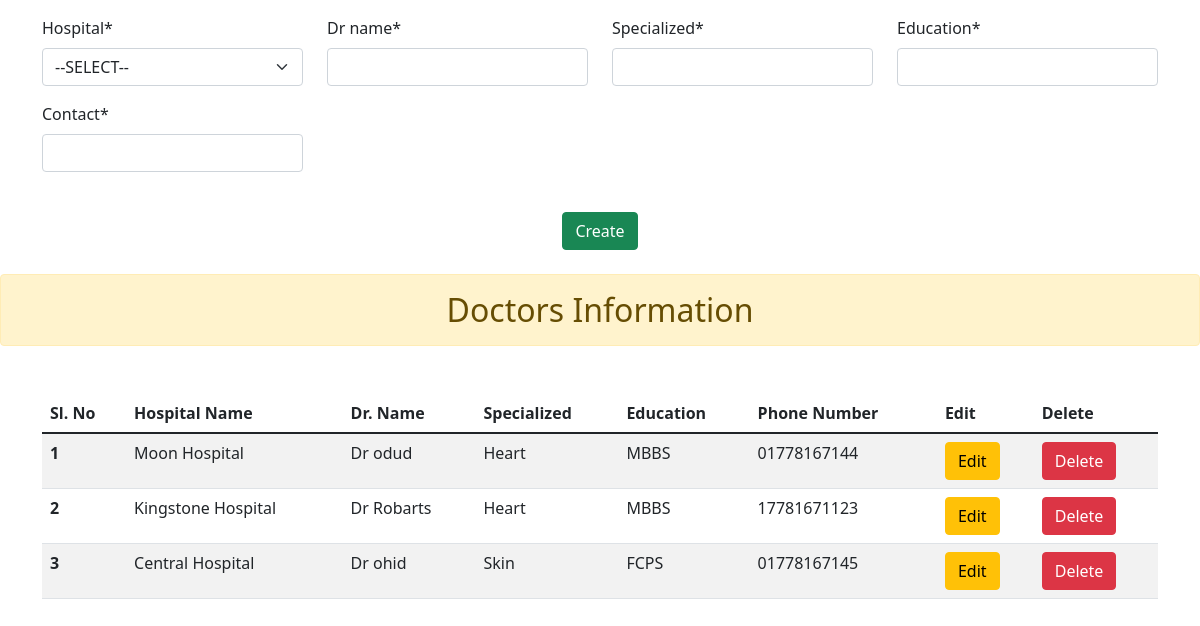
Page /dr_details on the committed database.
### dr_details_app/models.py (models this page shows, shortened)
class Doctors(models.Model):
    hospital = models.ForeignKey(Hospital, on_delete=models.CASCADE)
    dr_name = models.CharField(max_length=100)
    specialized = models.CharField(max_length=200)
    education = models.CharField(max_length=200)
    contact = models.CharField(max_length=200)

### hospital_app/models.py (models this page shows)
class Hospital(models.Model):
    name = models.CharField(max_length=100)
    address = models.CharField(max_length=200)
    contact = models.IntegerField()
    def __str__(self):
        return self.name

### dr_details_app/views.py (the view)
# urls.py: path('dr_details', views.dr_details, name='dr_details'),
def dr_details(request):
    doctor = Doctors.objects.all()
    form = DoctorCreateForm()
    if request.method == 'POST':
        form = DoctorCreateForm(request.POST)
        if form.is_valid():
            form.save()
            messages.success(request, "Doctor is added")
    context = {
        'form' : form,
        'doctor' : doctor
    }
    return render(request, 'dr_details.html', context)

### dr_details_app/forms.py
class DoctorCreateForm(forms.ModelForm):
    class Meta:
        model = Doctors
        fields = '__all__'
    def __init__(self, *args, **kwargs):
        super().__init__(*args, **kwargs)
        self.fields['hospital'].empty_label = "--SELECT--"
        self.fields['hospital'].queryset = Hospital.objects.all()

### template/dr_details.html (shortened to what this page needs)
{% load crispy_forms_tags %}
<html lang="en">
  <head>
    <link
      href="https://cdn.jsdelivr.net/npm/bootstrap@5.1.3/dist/css/bootstrap.min.css"
      rel="stylesheet"
    />
  </head>
  <body>
    <div class="container mt-3">
      <form method="POST">
        <div class="row">
          <div class="col-md-3">{{form.hospital|as_crispy_field}}</div>
          <div class="col-md-3">{{form.dr_name|as_crispy_field}}</div>
          <div class="col-md-3">{{form.specialized|as_crispy_field}}</div>
          <div class="col-md-3">{{form.education|as_crispy_field}}</div>
        </div>
        <div class="row">
          <div class="col-md-3">{{form.contact|as_crispy_field}}</div>
          <div class="text-center mt-4">
            <button type="submit" class="btn btn-success">Create</button>
          </div>
        </div>
      </form>
    </div>
    <h2 class="alert alert-warning text-center mt-4">Doctors Information</h2>
    <div class="container mt-5">
      <table class="table table-striped">
        <thead>
          <tr>
            <th scope="col">Sl. No</th>
            <th scope="col">Hospital Name</th>
            <th scope="col">Dr. Name</th>
            <th scope="col">Specialized</th>
            <th scope="col">Education</th>
            <th scope="col">Phone Number</th>
            <th scope="col">Edit</th>
            <th scope="col">Delete</th>
          </tr>
        </thead>
        <tbody>
          {% if doctor %} {% for item in doctor %}
          <tr>
            <th>{{forloop.counter}}</th>
            <td>{{item.hospital.name}}</td>
            <td>{{item.dr_name}}</td>
            <td>{{item.specialized}}</td>
            <td>{{item.education}}</td>
            <td>{{item.contact}}</td>
            <td>
              <a href="{% url 'dr_edit_item' item.id %}" class="btn btn-warning">Edit</a>
            </td>
            <td>
              <a
                href="{% url 'dr_delete_item' item.id %}"
                class="btn btn-danger"
                onclick="return confirm('Are you sure you want to delete this doctor?')">Delete</a>
            </td>
          </tr>
          {% endfor %} {% else %}
          <tr>
            <td class="text-center" colspan="8">No Doctors are found</td>
          </tr>
          {% endif %}
        </tbody>
      </table>
    </div>
  </body>
</html>

### rows in the picture
Doctors: hospital.name "Moon Hospital", dr_name "Dr odud", specialized "Heart", education "MBBS", contact "01778167144"
Doctors: hospital.name "Kingstone Hospital", dr_name "Dr Robarts", specialized "Heart", education "MBBS", contact "17781671123"
Doctors: hospital.name "Central Hospital", dr_name "Dr ohid", specialized "Skin", education "FCPS", contact "01778167145"
